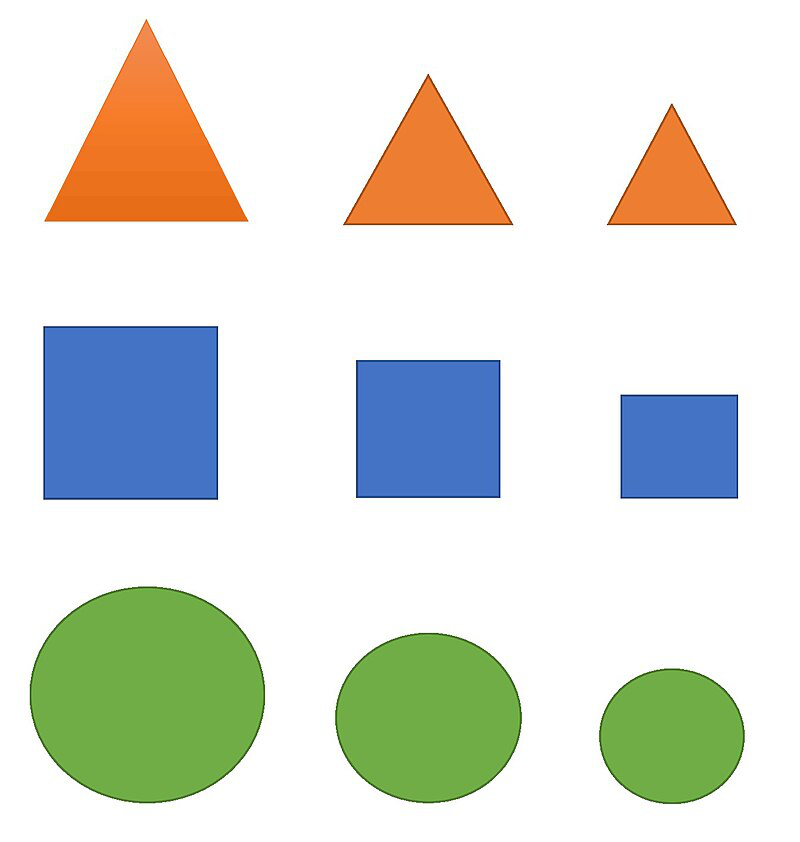
#> input picture Basic Code/shapes.png, 800 x 842 px, given in place of the camera
$ python 'Real-Time Webcam Filters.py'
#> lines starting #> are read from the running program, lines starting #| are printed output that depends on the picture
import cv2

cap = cv2.VideoCapture(0)

# Set the video capture resolution to 1280x720
cap.set(cv2.CAP_PROP_FRAME_WIDTH, 1280)
cap.set(cv2.CAP_PROP_FRAME_HEIGHT, 720)

while True:
    ret, frame = cap.read()
#> frame is the input picture: shape (842, 800, 3); mean B, G, R 213.4, 223, 218.5
    if not ret:
        break

    gray = cv2.cvtColor(frame, cv2.COLOR_BGR2GRAY)
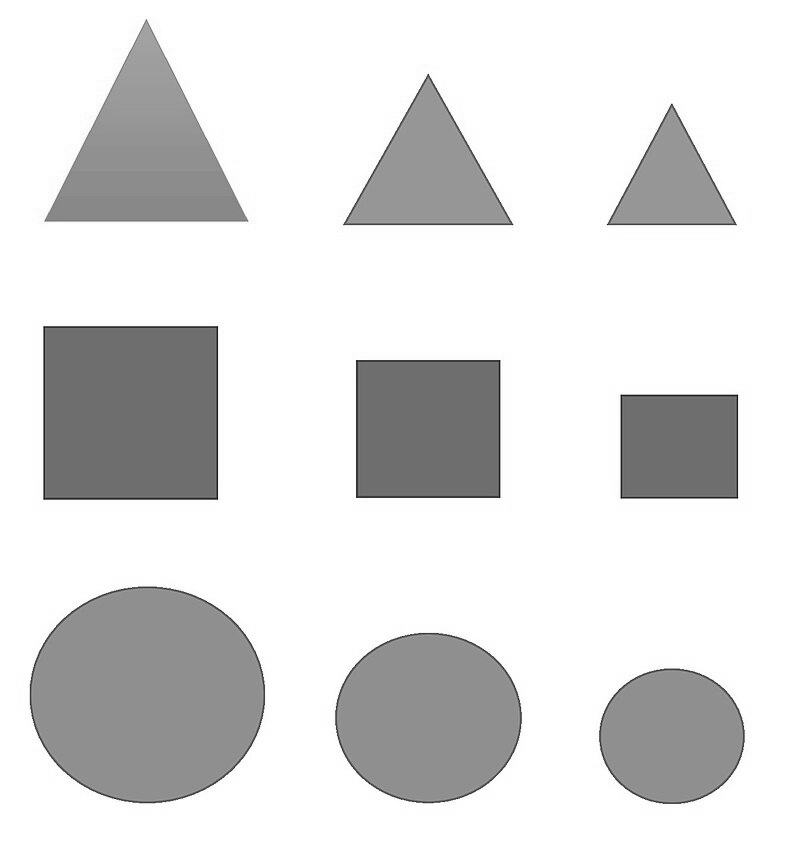
#> gray: shape (842, 800); min 6, max 255, mean 220.6
    blur = cv2.GaussianBlur(frame, (15, 15), 0)
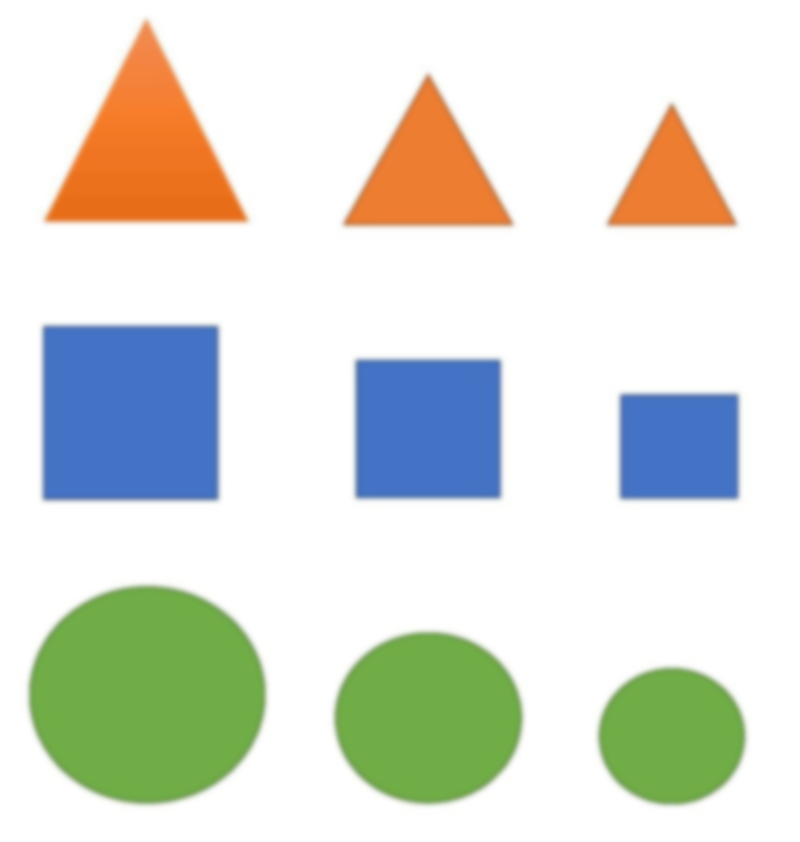
#> blur: shape (842, 800, 3); mean B, G, R 213.4, 223, 218.5
    invert = cv2.bitwise_not(frame)
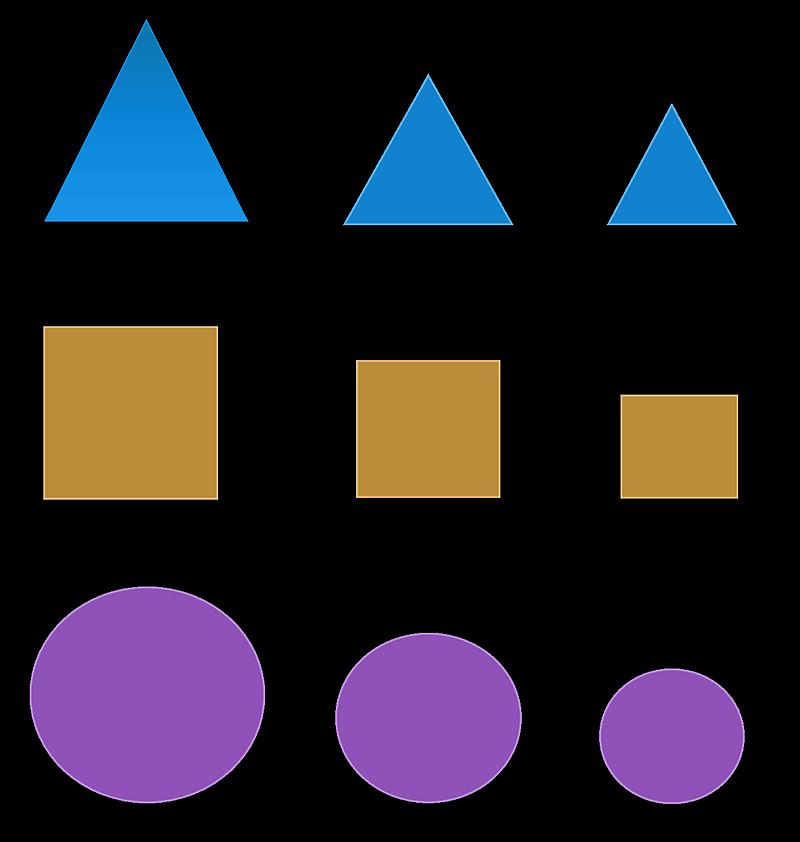
#> invert: shape (842, 800, 3); mean B, G, R 41.6, 32, 36.5

    cv2.imshow('Original', frame)
    cv2.imshow('Grayscale', gray)
    cv2.imshow('Blurred', blur)
    cv2.imshow('Inverted', invert)

    if cv2.waitKey(1) & 0xFF == ord('q'):
#> (key q is pressed here)
        break

cap.release()
cv2.destroyAllWindows()
#> (the run stopped early here; a loop or call above may not have finished)
